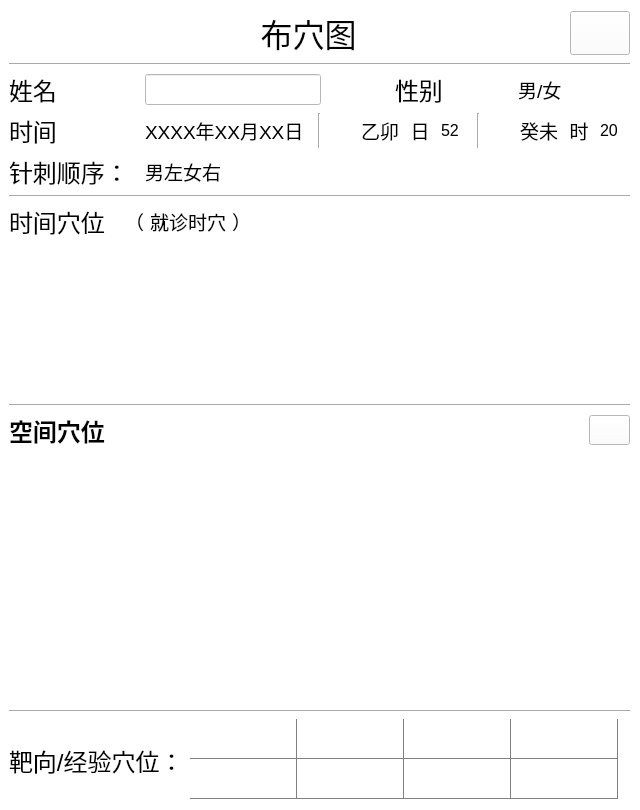
<?xml version="1.0" encoding="UTF-8"?>
<ui version="4.0">
 <class>OutputPage</class>
 <widget class="QWidget" name="OutputPage">
  <property name="geometry">
   <rect>
    <x>0</x>
    <y>0</y>
    <width>640</width>
    <height>810</height>
   </rect>
  </property>
  <property name="font">
   <font>
    <family>Arial</family>
   </font>
  </property>
  <property name="windowTitle">
   <string>Form</string>
  </property>
  <property name="styleSheet">
   <string notr="true">color: black;
border-color: rgb(0, 0, 0);
gridline-color: rgb(128, 128, 128);
background-color: rgb(255, 255, 255);
</string>
  </property>
  <widget class="QWidget" name="verticalLayoutWidget">
   <property name="geometry">
    <rect>
     <x>9</x>
     <y>9</y>
     <width>621</width>
     <height>792</height>
    </rect>
   </property>
   <layout class="QVBoxLayout" name="verticalLayout">
    <item>
     <layout class="QHBoxLayout" name="horizontalLayout_9">
      <item>
       <spacer name="horizontalSpacer_3">
        <property name="orientation">
         <enum>Qt::Orientation::Horizontal</enum>
        </property>
        <property name="sizeType">
         <enum>QSizePolicy::Policy::Fixed</enum>
        </property>
        <property name="sizeHint" stdset="0">
         <size>
          <width>44</width>
          <height>20</height>
         </size>
        </property>
       </spacer>
      </item>
      <item>
       <widget class="QLabel" name="label">
        <property name="font">
         <font>
          <family>Arial</family>
          <pointsize>24</pointsize>
         </font>
        </property>
        <property name="text">
         <string>布穴图</string>
        </property>
        <property name="alignment">
         <set>Qt::AlignmentFlag::AlignCenter</set>
        </property>
       </widget>
      </item>
      <item>
       <widget class="QPushButton" name="pushButton">
        <property name="minimumSize">
         <size>
          <width>44</width>
          <height>44</height>
         </size>
        </property>
        <property name="maximumSize">
         <size>
          <width>60</width>
          <height>16777215</height>
         </size>
        </property>
        <property name="font">
         <font>
          <family>Arial</family>
         </font>
        </property>
        <property name="text">
         <string/>
        </property>
        <property name="icon">
         <iconset resource="icons.qrc">
          <normaloff>:/icon/icons/printer.png</normaloff>:/icon/icons/printer.png</iconset>
        </property>
        <property name="iconSize">
         <size>
          <width>32</width>
          <height>32</height>
         </size>
        </property>
       </widget>
      </item>
     </layout>
    </item>
    <item>
     <widget class="Line" name="line_4">
      <property name="orientation">
       <enum>Qt::Orientation::Horizontal</enum>
      </property>
     </widget>
    </item>
    <item>
     <layout class="QHBoxLayout" name="horizontalLayout">
      <item>
       <widget class="QLabel" name="label_2">
        <property name="minimumSize">
         <size>
          <width>130</width>
          <height>0</height>
         </size>
        </property>
        <property name="maximumSize">
         <size>
          <width>130</width>
          <height>16777215</height>
         </size>
        </property>
        <property name="font">
         <font>
          <family>Arial</family>
          <pointsize>18</pointsize>
          <bold>false</bold>
         </font>
        </property>
        <property name="text">
         <string>姓名</string>
        </property>
       </widget>
      </item>
      <item>
       <widget class="QLineEdit" name="lineEdit">
        <property name="font">
         <font>
          <family>Arial</family>
          <pointsize>14</pointsize>
         </font>
        </property>
       </widget>
      </item>
      <item>
       <spacer name="horizontalSpacer_4">
        <property name="orientation">
         <enum>Qt::Orientation::Horizontal</enum>
        </property>
        <property name="sizeHint" stdset="0">
         <size>
          <width>40</width>
          <height>20</height>
         </size>
        </property>
       </spacer>
      </item>
      <item>
       <widget class="QLabel" name="label_4">
        <property name="font">
         <font>
          <family>Arial</family>
          <pointsize>18</pointsize>
          <bold>false</bold>
         </font>
        </property>
        <property name="text">
         <string>性别</string>
        </property>
       </widget>
      </item>
      <item>
       <spacer name="horizontalSpacer_6">
        <property name="orientation">
         <enum>Qt::Orientation::Horizontal</enum>
        </property>
        <property name="sizeHint" stdset="0">
         <size>
          <width>40</width>
          <height>20</height>
         </size>
        </property>
       </spacer>
      </item>
      <item>
       <widget class="QLabel" name="label_5">
        <property name="font">
         <font>
          <family>Arial</family>
          <pointsize>14</pointsize>
          <bold>false</bold>
         </font>
        </property>
        <property name="text">
         <string>男/女</string>
        </property>
       </widget>
      </item>
      <item>
       <spacer name="horizontalSpacer_5">
        <property name="orientation">
         <enum>Qt::Orientation::Horizontal</enum>
        </property>
        <property name="sizeHint" stdset="0">
         <size>
          <width>40</width>
          <height>20</height>
         </size>
        </property>
       </spacer>
      </item>
     </layout>
    </item>
    <item>
     <layout class="QHBoxLayout" name="horizontalLayout_5">
      <item>
       <layout class="QHBoxLayout" name="horizontalLayout_6">
        <item>
         <widget class="QLabel" name="label_6">
          <property name="minimumSize">
           <size>
            <width>130</width>
            <height>0</height>
           </size>
          </property>
          <property name="maximumSize">
           <size>
            <width>130</width>
            <height>16777215</height>
           </size>
          </property>
          <property name="font">
           <font>
            <family>Arial</family>
            <pointsize>18</pointsize>
            <bold>false</bold>
           </font>
          </property>
          <property name="text">
           <string>时间</string>
          </property>
         </widget>
        </item>
        <item>
         <widget class="QLabel" name="label_7">
          <property name="font">
           <font>
            <family>Arial</family>
            <pointsize>14</pointsize>
            <bold>false</bold>
           </font>
          </property>
          <property name="text">
           <string>XXXX年XX月XX日</string>
          </property>
         </widget>
        </item>
       </layout>
      </item>
      <item>
       <widget class="Line" name="line_6">
        <property name="orientation">
         <enum>Qt::Orientation::Vertical</enum>
        </property>
       </widget>
      </item>
      <item>
       <layout class="QHBoxLayout" name="horizontalLayout_7">
        <item>
         <widget class="QLabel" name="label_8">
          <property name="font">
           <font>
            <family>Arial</family>
            <pointsize>14</pointsize>
            <bold>false</bold>
           </font>
          </property>
          <property name="text">
           <string>乙卯</string>
          </property>
          <property name="alignment">
           <set>Qt::AlignmentFlag::AlignRight|Qt::AlignmentFlag::AlignTrailing|Qt::AlignmentFlag::AlignVCenter</set>
          </property>
         </widget>
        </item>
        <item>
         <widget class="QLabel" name="label_9">
          <property name="maximumSize">
           <size>
            <width>30</width>
            <height>16777215</height>
           </size>
          </property>
          <property name="font">
           <font>
            <family>Arial</family>
            <pointsize>14</pointsize>
            <bold>false</bold>
           </font>
          </property>
          <property name="text">
           <string>日</string>
          </property>
          <property name="alignment">
           <set>Qt::AlignmentFlag::AlignCenter</set>
          </property>
         </widget>
        </item>
        <item>
         <widget class="QLabel" name="label_10">
          <property name="maximumSize">
           <size>
            <width>30</width>
            <height>16777215</height>
           </size>
          </property>
          <property name="font">
           <font>
            <family>Arial</family>
            <pointsize>12</pointsize>
            <bold>false</bold>
           </font>
          </property>
          <property name="text">
           <string>52</string>
          </property>
          <property name="alignment">
           <set>Qt::AlignmentFlag::AlignLeading|Qt::AlignmentFlag::AlignLeft|Qt::AlignmentFlag::AlignVCenter</set>
          </property>
         </widget>
        </item>
        <item>
         <widget class="Line" name="line_5">
          <property name="orientation">
           <enum>Qt::Orientation::Vertical</enum>
          </property>
         </widget>
        </item>
        <item>
         <widget class="QLabel" name="label_11">
          <property name="font">
           <font>
            <family>Arial</family>
            <pointsize>14</pointsize>
            <bold>false</bold>
           </font>
          </property>
          <property name="text">
           <string>癸未</string>
          </property>
          <property name="alignment">
           <set>Qt::AlignmentFlag::AlignRight|Qt::AlignmentFlag::AlignTrailing|Qt::AlignmentFlag::AlignVCenter</set>
          </property>
         </widget>
        </item>
        <item>
         <widget class="QLabel" name="label_12">
          <property name="maximumSize">
           <size>
            <width>30</width>
            <height>16777215</height>
           </size>
          </property>
          <property name="font">
           <font>
            <family>Arial</family>
            <pointsize>14</pointsize>
            <bold>false</bold>
           </font>
          </property>
          <property name="text">
           <string>时</string>
          </property>
          <property name="alignment">
           <set>Qt::AlignmentFlag::AlignCenter</set>
          </property>
         </widget>
        </item>
        <item>
         <widget class="QLabel" name="label_13">
          <property name="maximumSize">
           <size>
            <width>30</width>
            <height>16777215</height>
           </size>
          </property>
          <property name="font">
           <font>
            <family>Arial</family>
            <pointsize>12</pointsize>
            <bold>false</bold>
           </font>
          </property>
          <property name="text">
           <string>20</string>
          </property>
          <property name="alignment">
           <set>Qt::AlignmentFlag::AlignLeading|Qt::AlignmentFlag::AlignLeft|Qt::AlignmentFlag::AlignVCenter</set>
          </property>
         </widget>
        </item>
       </layout>
      </item>
     </layout>
    </item>
    <item>
     <layout class="QHBoxLayout" name="horizontalLayout_3">
      <item>
       <widget class="QLabel" name="label_14">
        <property name="minimumSize">
         <size>
          <width>130</width>
          <height>0</height>
         </size>
        </property>
        <property name="maximumSize">
         <size>
          <width>130</width>
          <height>16777215</height>
         </size>
        </property>
        <property name="font">
         <font>
          <family>Arial</family>
          <pointsize>18</pointsize>
          <bold>false</bold>
         </font>
        </property>
        <property name="text">
         <string>针刺顺序：</string>
        </property>
       </widget>
      </item>
      <item>
       <widget class="QLabel" name="label_15">
        <property name="font">
         <font>
          <family>Arial</family>
          <pointsize>14</pointsize>
          <bold>false</bold>
         </font>
        </property>
        <property name="text">
         <string>男左女右</string>
        </property>
       </widget>
      </item>
      <item>
       <spacer name="horizontalSpacer">
        <property name="orientation">
         <enum>Qt::Orientation::Horizontal</enum>
        </property>
        <property name="sizeType">
         <enum>QSizePolicy::Policy::Expanding</enum>
        </property>
        <property name="sizeHint" stdset="0">
         <size>
          <width>40</width>
          <height>20</height>
         </size>
        </property>
       </spacer>
      </item>
     </layout>
    </item>
    <item>
     <widget class="Line" name="line_2">
      <property name="orientation">
       <enum>Qt::Orientation::Horizontal</enum>
      </property>
     </widget>
    </item>
    <item>
     <layout class="QHBoxLayout" name="horizontalLayout_4">
      <item>
       <widget class="QLabel" name="label_16">
        <property name="font">
         <font>
          <family>Arial</family>
          <pointsize>18</pointsize>
          <bold>false</bold>
         </font>
        </property>
        <property name="text">
         <string>时间穴位  </string>
        </property>
       </widget>
      </item>
      <item>
       <widget class="QLabel" name="label_17">
        <property name="font">
         <font>
          <family>Arial</family>
          <pointsize>14</pointsize>
          <bold>false</bold>
         </font>
        </property>
        <property name="text">
         <string>（</string>
        </property>
       </widget>
      </item>
      <item>
       <widget class="QLabel" name="label_18">
        <property name="font">
         <font>
          <family>Arial</family>
          <pointsize>14</pointsize>
         </font>
        </property>
        <property name="text">
         <string>就诊时穴</string>
        </property>
       </widget>
      </item>
      <item>
       <widget class="QLabel" name="label_3">
        <property name="font">
         <font>
          <family>Arial</family>
          <pointsize>14</pointsize>
         </font>
        </property>
        <property name="text">
         <string>）</string>
        </property>
       </widget>
      </item>
      <item>
       <spacer name="horizontalSpacer_2">
        <property name="orientation">
         <enum>Qt::Orientation::Horizontal</enum>
        </property>
        <property name="sizeType">
         <enum>QSizePolicy::Policy::Expanding</enum>
        </property>
        <property name="sizeHint" stdset="0">
         <size>
          <width>40</width>
          <height>20</height>
         </size>
        </property>
       </spacer>
      </item>
     </layout>
    </item>
    <item>
     <widget class="QStackedWidget" name="stackedWidget_time">
      <property name="minimumSize">
       <size>
        <width>0</width>
        <height>80</height>
       </size>
      </property>
      <property name="font">
       <font>
        <family>Arial</family>
       </font>
      </property>
      <widget class="QWidget" name="stackedWidgetPage1"/>
     </widget>
    </item>
    <item>
     <widget class="Line" name="line">
      <property name="orientation">
       <enum>Qt::Orientation::Horizontal</enum>
      </property>
     </widget>
    </item>
    <item>
     <layout class="QHBoxLayout" name="horizontalLayout_8">
      <item>
       <widget class="QLabel" name="label_20">
        <property name="font">
         <font>
          <family>Arial</family>
          <pointsize>18</pointsize>
          <bold>true</bold>
         </font>
        </property>
        <property name="text">
         <string>空间穴位</string>
        </property>
       </widget>
      </item>
      <item>
       <widget class="QPushButton" name="pushButton_custom">
        <property name="minimumSize">
         <size>
          <width>41</width>
          <height>30</height>
         </size>
        </property>
        <property name="maximumSize">
         <size>
          <width>41</width>
          <height>30</height>
         </size>
        </property>
        <property name="text">
         <string/>
        </property>
        <property name="icon">
         <iconset resource="icons.qrc">
          <normaloff>:/icon/icons/edit.png</normaloff>:/icon/icons/edit.png</iconset>
        </property>
        <property name="iconSize">
         <size>
          <width>24</width>
          <height>24</height>
         </size>
        </property>
       </widget>
      </item>
     </layout>
    </item>
    <item>
     <widget class="QStackedWidget" name="stackedWidget">
      <property name="minimumSize">
       <size>
        <width>0</width>
        <height>250</height>
       </size>
      </property>
      <property name="font">
       <font>
        <family>Arial</family>
       </font>
      </property>
      <widget class="QWidget" name="stackedWidget_2Page1"/>
     </widget>
    </item>
    <item>
     <widget class="Line" name="line_3">
      <property name="orientation">
       <enum>Qt::Orientation::Horizontal</enum>
      </property>
     </widget>
    </item>
    <item>
     <layout class="QHBoxLayout" name="horizontalLayout_2">
      <item>
       <widget class="QLabel" name="label_21">
        <property name="minimumSize">
         <size>
          <width>175</width>
          <height>0</height>
         </size>
        </property>
        <property name="font">
         <font>
          <family>Arial</family>
          <pointsize>18</pointsize>
          <bold>false</bold>
         </font>
        </property>
        <property name="text">
         <string>靶向/经验穴位：</string>
        </property>
       </widget>
      </item>
      <item>
       <widget class="QTableWidget" name="tableWidget">
        <property name="minimumSize">
         <size>
          <width>0</width>
          <height>82</height>
         </size>
        </property>
        <property name="maximumSize">
         <size>
          <width>16777215</width>
          <height>82</height>
         </size>
        </property>
        <property name="font">
         <font>
          <family>Arial</family>
          <pointsize>14</pointsize>
         </font>
        </property>
        <property name="styleSheet">
         <string notr="true">border: 0px</string>
        </property>
        <property name="rowCount">
         <number>2</number>
        </property>
        <property name="columnCount">
         <number>4</number>
        </property>
        <attribute name="horizontalHeaderVisible">
         <bool>false</bool>
        </attribute>
        <attribute name="horizontalHeaderDefaultSectionSize">
         <number>107</number>
        </attribute>
        <attribute name="verticalHeaderVisible">
         <bool>false</bool>
        </attribute>
        <attribute name="verticalHeaderDefaultSectionSize">
         <number>40</number>
        </attribute>
        <row/>
        <row/>
        <column/>
        <column/>
        <column/>
        <column/>
       </widget>
      </item>
     </layout>
    </item>
   </layout>
  </widget>
 </widget>
 <resources>
  <include location="icons.qrc"/>
 </resources>
 <connections/>
</ui>
